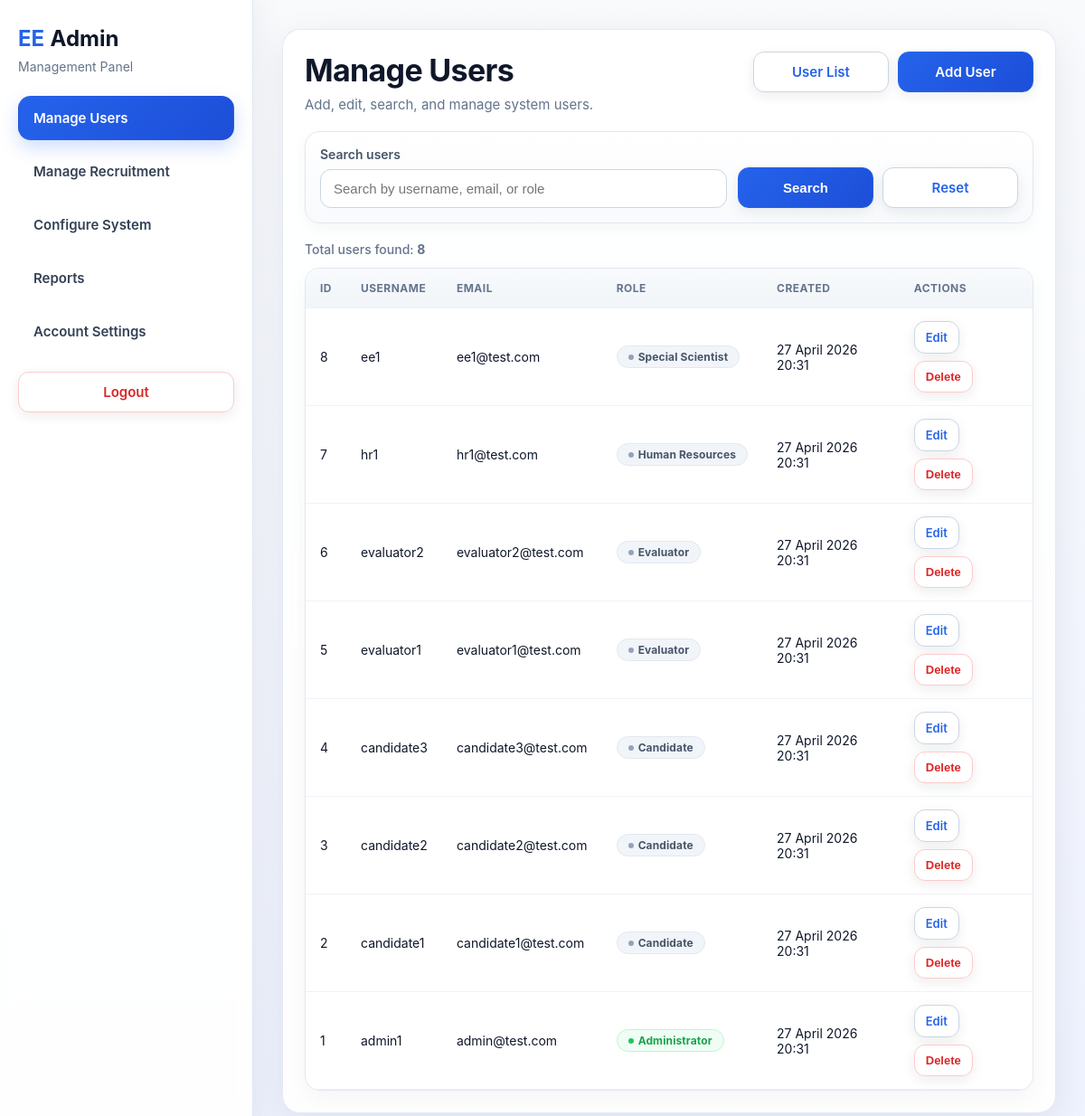
/modules/admin.php (signed in), run on the app's committed database.
### tables this page shows
CREATE TABLE users (
                       id            INT AUTO_INCREMENT PRIMARY KEY,
                       username      VARCHAR(50)  NOT NULL UNIQUE,
                       email         VARCHAR(100) NOT NULL UNIQUE,
                       password_hash VARCHAR(255) NOT NULL,
                       role          ENUM('admin', 'candidate', 'evaluator', 'hr', 'ee') NOT NULL DEFAULT 'candidate',
                       is_active     TINYINT(1) NOT NULL DEFAULT 1,
                       created_at    TIMESTAMP DEFAULT CURRENT_TIMESTAMP
);

### includes/crud/users_crud.php (called while the page is built, shortened)
<?php
function searchUsers(PDO $pdo, string $search = ''): array
{
    $sql = "
        SELECT id, username, email, role, created_at
        FROM users
    ";
    $params = [];
    $sql .= " ORDER BY id DESC";
    $stmt = $pdo->prepare($sql);
    $stmt->execute($params);
    return $stmt->fetchAll(PDO::FETCH_ASSOC);
}

### utils/user_utils.php (called while the page is built)
<?php
function getRoleLabel(string $role): string
{
    return match ($role) {
        'admin'      => 'Administrator',
        'evaluator'  => 'Evaluator',
        'candidate'  => 'Candidate',
        'hr'=> 'Human Resources',
        'ee' => "Special Scientist",
        default      => ucfirst(str_replace('_', ' ', $role)),
    };
}

### utils/time_utils.php (called while the page is built, shortened)
<?php
function formatFullDateTime(?string $datetime): string
{
    try {
        $date = new DateTime($datetime);
        return $date->format('d F Y H:i');
    } catch (Exception $e) {
        return $datetime;
    }
}

### modules/admin/pages/users.php (the view, shortened to what this page needs)
<?php
require_once __DIR__ . '/../../../includes/db.php';
require_once __DIR__ . '/../../../includes/crud/users_crud.php';
require_once __DIR__ . '/../../../utils/user_utils.php';
require_once __DIR__ . '/../../../utils/time_utils.php';
$action = $_GET['action'] ?? 'list';
$editUser = null;
$search = trim($_GET['search'] ?? '');
$allowedRoles = ['admin', 'candidate', 'evaluator', 'hr', 'ee'];
$users = searchUsers($pdo, $search);
?>
<section class="page-card list-card">
    <div class="list-header">
        <div>
            <h1 class="page-title">Manage Users</h1>
            <p class="page-subtitle">Add, edit, search, and manage system users.</p>
        </div>
        <div class="list-actions">
            <a href="admin.php?page=users" class="btn btn-secondary">User List</a>
            <a href="admin.php?page=users&action=create" class="btn btn-primary">Add User</a>
        </div>
    </div>
    <?php if ($action === 'create'): ?>
        <section class="search-card">
            <form method="POST" class="admin-form js-validate-form" novalidate>
                <div class="form-group">
                    <label for="username">Username</label>
                    <input type="text" id="username" name="username" value="<?= htmlspecialchars($_POST['username'] ?? ''); ?>" required>
                </div>
                <div class="form-group">
                    <label for="email">Email</label>
                    <input type="email" id="email" name="email" value="<?= htmlspecialchars($_POST['email'] ?? ''); ?>" required>
                </div>
                <div class="form-group">
                    <label for="password">Password</label>
                    <input type="password" id="password" name="password" required>
                </div>
                <div class="form-group">
                    <label for="role">Role</label>
                    <select id="role" name="role" class="admin-select">
                        <?php foreach ($allowedRoles as $allowedRole): ?>
                            <option value="<?= htmlspecialchars($allowedRole); ?>" <?= (($_POST['role'] ?? 'candidate') === $allowedRole) ? 'selected' : ''; ?>>
                                <?= htmlspecialchars(getRoleLabel($allowedRole)); ?>
                            </option>
                        <?php endforeach; ?>
                    </select>
                </div>
                <div class="form-actions">
                    <button type="submit" name="create_user" class="btn btn-primary">Create User</button>
                    <a href="admin.php?page=users" class="btn btn-secondary">Cancel</a>
                </div>
            </form>
        </section>
    <?php else: ?>
        <div class="search-card">
            <form method="GET" class="search-form">
                <div class="search-group">
                    <label for="search">Search users</label>
                    <input
                            type="text"
                            id="search"
                            name="search"
                            placeholder="Search by username, email, or role"
                            value="<?= htmlspecialchars($search); ?>"
                    >
                </div>
                <div class="list-actions">
                    <button type="submit" class="btn btn-primary">Search</button>
                    <a href="admin.php?page=users" class="btn btn-secondary">Reset</a>
                </div>
            </form>
        </div>
        <div class="results-meta">
            Total users found: <strong><?= count($users); ?></strong>
        </div>
        <div class="table-card">
            <div class="table-wrapper">
                <table>
                    <thead>
                    <tr>
                        <th>ID</th>
                        <th>Username</th>
                        <th>Email</th>
                        <th>Role</th>
                        <th>Created</th>
                        <th>Actions</th>
                    </tr>
                    </thead>
                    <tbody>
                    <?php if (empty($users)): ?>
                        <tr>
                            <td colspan="6" class="empty-state">No users found.</td>
                        </tr>
                    <?php else: ?>
                        <?php foreach ($users as $user): ?>
                            <tr>
                                <td><?= (int) $user['id']; ?></td>
                                <td><?= htmlspecialchars($user['username']); ?></td>
                                <td><?= htmlspecialchars($user['email']); ?></td>
                                <td>
                                    <span class="status-pill <?= $user['role'] === 'admin' ? 'status-approved' : 'status-pending'; ?>">
                                        <?= htmlspecialchars(getRoleLabel($user['role'])); ?>
                                    </span>
                                </td>
                                <td><?= htmlspecialchars(formatFullDateTime($user['created_at'])); ?></td>
                                <td>
                                    <div class="table-actions">
                                        <a href="admin.php?page=users&action=edit&id=<?= (int) $user['id']; ?>" class="btn btn-secondary btn-sm-custom">Edit</a>
                                        <form method="POST" action="admin.php?page=users" class="inline-form">
                                            <button type="button" class="btn btn-danger btn-sm-custom js-delete-button">Delete</button>
                                        </form>
                                    </div>
                                </td>
                            </tr>
                        <?php endforeach; ?>
                    <?php endif; ?>
                    </tbody>
                </table>
            </div>
        </div>
    <?php endif; ?>
</section>

### assets/css/style.css (style rules this page uses)
* { margin: 0; padding: 0; box-sizing: border-box; }
body { font-family: "Inter", "Segoe UI", Arial, Helvetica, sans-serif; background: linear-gradient(180deg, #f8fafc 0%, #eef2ff 100%); color: #1f2937; min-height: 100vh; }
a { text-decoration: none; color: inherit; }
.page-card { background: rgba(255, 255, 255, 0.9); border: 1px solid rgba(226, 232, 240, 0.9); border-radius: 20px; box-shadow: 0 12px 40px rgba(15, 23, 42, 0.08); backdrop-filter: blur(10px); }
.page-title { font-size: 34px; font-weight: 700; color: #0f172a; margin-bottom: 8px; letter-spacing: -0.02em; }
.page-subtitle { color: #64748b; font-size: 15px; }
.btn { display: inline-flex; align-items: center; justify-content: center; min-width: 150px; padding: 12px 18px; border-radius: 12px; border: 1px solid transparent; font-size: 15px; font-weight: 600; cursor: pointer; transition: all 0.2s ease; box-shadow: 0 4px 14px rgba(15, 23, 42, 0.08); }
.btn-primary { background: linear-gradient(135deg, #2563eb 0%, #1d4ed8 100%); color: #ffffff; border-color: #2563eb; }
.btn-secondary { background-color: #ffffff; color: #2563eb; border-color: #cbd5e1; }
.btn-danger { background-color: #ffffff; color: #dc2626; border-color: #fecaca; }
.status-pill { display: inline-flex; align-items: center; gap: 5px; padding: 4px 12px; border-radius: 999px; font-size: 12px; font-weight: 700; letter-spacing: 0.01em; border: 1px solid transparent; white-space: nowrap; }
.status-pill::before { content: ''; width: 6px; height: 6px; border-radius: 50%; flex-shrink: 0; }
.status-pending { background: #f1f5f9; color: #475569; border-color: #e2e8f0; }
.status-pending::before { background: #94a3b8; }
.status-approved { background: #f0fdf4; color: #16a34a; border-color: #bbf7d0; }
.status-approved::before { background: #22c55e; }

### assets/css/admin.css (style rules this page uses)
.table-actions { display: flex; gap: 8px; flex-wrap: wrap; }
.inline-form { display: inline; }
.btn-sm-custom { min-width: auto; padding: 9px 12px; font-size: 13px; }

### assets/css/list.css (style rules this page uses)
.list-card { padding: 32px; }
.list-header { display: flex; justify-content: space-between; align-items: flex-start; gap: 20px; flex-wrap: wrap; margin-bottom: 24px; }
.list-actions { display: flex; gap: 12px; flex-wrap: wrap; }
.search-card { background: linear-gradient(180deg, #ffffff 0%, #f8fafc 100%); border: 1px solid #e2e8f0; border-radius: 18px; padding: 18px; margin-bottom: 24px; box-shadow: 0 6px 24px rgba(15, 23, 42, 0.05); }
.search-form { display: grid; grid-template-columns: 1fr auto; gap: 12px; align-items: end; }
.search-group label { display: block; margin-bottom: 8px; font-size: 14px; color: #475569; font-weight: 600; }
.search-group input { width: 100%; padding: 13px 14px; border: 1px solid #cbd5e1; border-radius: 12px; background: #ffffff; font-size: 15px; outline: none; transition: all 0.2s ease; color: #0f172a; }
.results-meta { margin-bottom: 14px; color: #64748b; font-size: 14px; font-weight: 500; }
.table-card { border: 1px solid #e2e8f0; border-radius: 18px; overflow: hidden; background: #ffffff; box-shadow: 0 8px 28px rgba(15, 23, 42, 0.05); }
.table-wrapper { overflow-x: auto; }
table { width: 100%; border-collapse: collapse; }
thead { background: linear-gradient(180deg, #f8fafc 0%, #f1f5f9 100%); }
th, td { text-align: left; padding: 16px 18px; border-bottom: 1px solid #eef2f7; font-size: 14px; }
th { font-size: 13px; text-transform: uppercase; letter-spacing: 0.04em; color: #64748b; font-weight: 700; }
td { color: #0f172a; }

### data on the page
users: id "8", username "ee1", email "ee1@test.com", role "Special Scientist", created_at "27 April 2026 20:31"
users: id "7", username "hr1", email "hr1@test.com", role "Human Resources", created_at "27 April 2026 20:31"
users: id "6", username "evaluator2", email "evaluator2@test.com", role "Evaluator", created_at "27 April 2026 20:31"
users: id "5", username "evaluator1", email "evaluator1@test.com", role "Evaluator", created_at "27 April 2026 20:31"
users: id "4", username "candidate3", email "candidate3@test.com", role "Candidate", created_at "27 April 2026 20:31"
users: id "3", username "candidate2", email "candidate2@test.com", role "Candidate", created_at "27 April 2026 20:31"
users: id "2", username "candidate1", email "candidate1@test.com", role "Candidate", created_at "27 April 2026 20:31"
users: id "1", username "admin1", email "admin@test.com", role "Administrator", created_at "27 April 2026 20:31"

### other printed values
count($users) "8"
